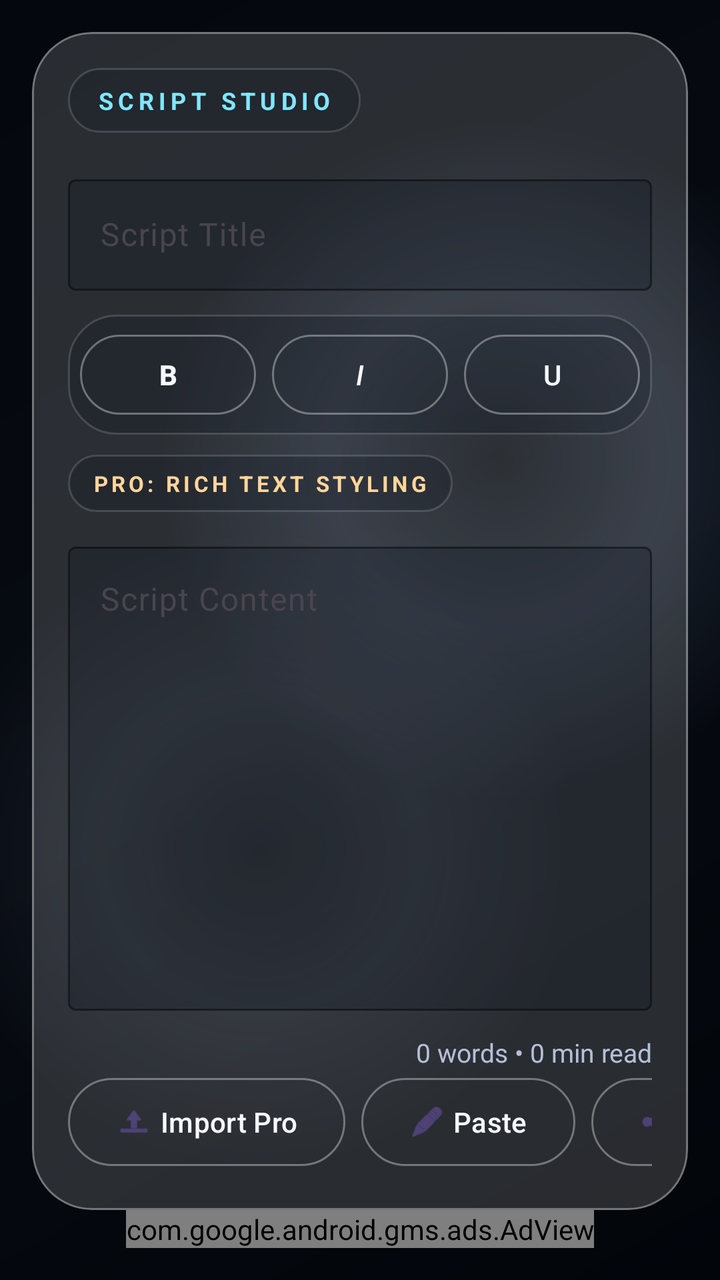
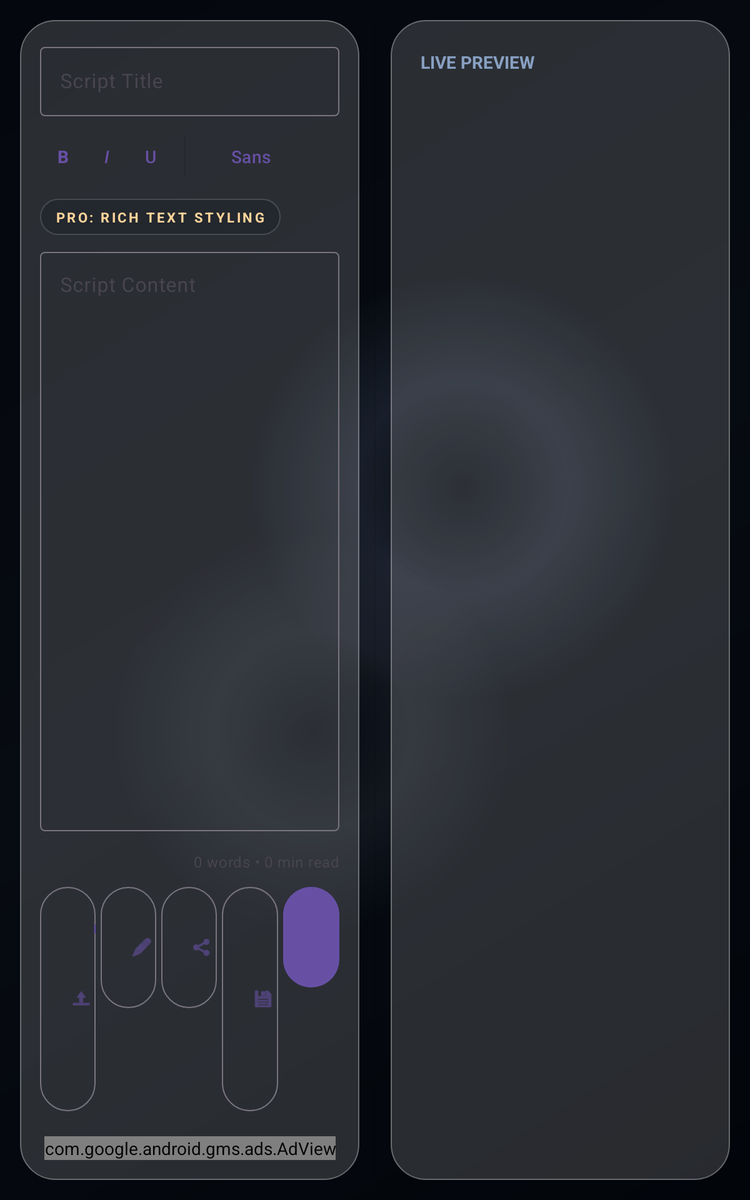

Compare how this app lays out the same screen by default and in its alternative resource folder. The renders come first, then the two layout files and the values they reference.
<!-- AndroidManifest.xml: application theme Theme.ScriptQ -->
<!-- res/layout/activity_script_editor.xml -->
<?xml version="1.0" encoding="utf-8"?>
<androidx.constraintlayout.widget.ConstraintLayout xmlns:android="http://schemas.android.com/apk/res/android"
    xmlns:app="http://schemas.android.com/apk/res-auto"
    xmlns:ads="http://schemas.android.com/apk/res-auto"
    xmlns:tools="http://schemas.android.com/tools"
    android:layout_width="match_parent"
    android:layout_height="match_parent"
    android:background="@drawable/bg_premium_gradient"
    android:padding="16dp"
    tools:context=".ui.ScriptEditorActivity">

    <com.google.android.material.card.MaterialCardView
        android:id="@+id/editorPanel"
        android:layout_width="match_parent"
        android:layout_height="0dp"
        android:backgroundTint="@color/glass_surface"
        app:cardCornerRadius="30dp"
        app:cardElevation="0dp"
        app:layout_constraintBottom_toTopOf="@+id/adView"
        app:layout_constraintTop_toTopOf="parent"
        app:strokeColor="@color/glass_stroke"
        app:strokeWidth="1dp">

        <androidx.constraintlayout.widget.ConstraintLayout
            android:layout_width="match_parent"
            android:layout_height="match_parent"
            android:padding="18dp">

            <TextView
                android:id="@+id/editorLabel"
                android:layout_width="wrap_content"
                android:layout_height="wrap_content"
                android:background="@drawable/bg_glass_panel_soft"
                android:paddingHorizontal="14dp"
                android:paddingVertical="8dp"
                android:text="SCRIPT STUDIO"
                android:textAllCaps="true"
                android:textColor="@color/accent_secondary"
                android:textSize="12sp"
                android:letterSpacing="0.2"
                android:textStyle="bold"
                app:layout_constraintStart_toStartOf="parent"
                app:layout_constraintTop_toTopOf="parent" />

            <com.google.android.material.textfield.TextInputLayout
                android:id="@+id/titleInputLayout"
                style="@style/Widget.Material3.TextInputLayout.OutlinedBox"
                android:layout_width="match_parent"
                android:layout_height="wrap_content"
                android:layout_marginTop="18dp"
                android:hint="Script Title"
                app:boxBackgroundColor="@color/glass_surface_dark"
                app:boxStrokeColor="@color/glass_stroke"
                app:hintTextColor="@color/text_secondary"
                app:layout_constraintTop_toBottomOf="@id/editorLabel">

                <com.google.android.material.textfield.TextInputEditText
                    android:id="@+id/editTextTitle"
                    android:layout_width="match_parent"
                    android:layout_height="wrap_content"
                    android:inputType="textCapSentences"
                    android:maxLines="1"
                    android:textColor="@color/text_primary"
                    android:textColorHint="@color/text_secondary" />

            </com.google.android.material.textfield.TextInputLayout>

            <HorizontalScrollView
                android:id="@+id/format_toolbar_scroll"
                android:layout_width="match_parent"
                android:layout_height="wrap_content"
                android:layout_marginTop="12dp"
                android:background="@drawable/bg_glass_panel_soft"
                android:padding="6dp"
                android:scrollbars="none"
                app:layout_constraintTop_toBottomOf="@+id/titleInputLayout">

                <LinearLayout
                    android:layout_width="wrap_content"
                    android:layout_height="wrap_content"
                    android:orientation="horizontal">

                    <com.google.android.material.button.MaterialButton
                        android:id="@+id/btn_format_bold"
                        style="@style/Widget.Material3.Button.OutlinedButton"
                        android:layout_width="wrap_content"
                        android:layout_height="wrap_content"
                        android:backgroundTint="@android:color/transparent"
                        android:text="B"
                        android:textColor="@color/text_primary"
                        android:textStyle="bold"
                        app:strokeColor="@color/glass_stroke" />

                    <com.google.android.material.button.MaterialButton
                        android:id="@+id/btn_format_italic"
                        style="@style/Widget.Material3.Button.OutlinedButton"
                        android:layout_width="wrap_content"
                        android:layout_height="wrap_content"
                        android:layout_marginStart="8dp"
                        android:backgroundTint="@android:color/transparent"
                        android:text="I"
                        android:textColor="@color/text_primary"
                        android:textStyle="italic"
                        app:strokeColor="@color/glass_stroke" />

                    <com.google.android.material.button.MaterialButton
                        android:id="@+id/btn_format_underline"
                        style="@style/Widget.Material3.Button.OutlinedButton"
                        android:layout_width="wrap_content"
                        android:layout_height="wrap_content"
                        android:layout_marginStart="8dp"
                        android:backgroundTint="@android:color/transparent"
                        android:text="U"
                        android:textColor="@color/text_primary"
                        app:strokeColor="@color/glass_stroke" />

                    <View
                        android:layout_width="1dp"
                        android:layout_height="match_parent"
                        android:layout_marginHorizontal="10dp"
                        android:layout_marginVertical="8dp"
                        android:background="@color/glass_stroke_soft" />

                    <com.google.android.material.button.MaterialButton
                        android:id="@+id/btn_font_sans"
                        style="@style/Widget.Material3.Button.OutlinedButton"
                        android:layout_width="wrap_content"
                        android:layout_height="wrap_content"
                        android:backgroundTint="@android:color/transparent"
                        android:text="Sans"
                        android:textColor="@color/text_primary"
                        app:strokeColor="@color/glass_stroke" />

                    <com.google.android.material.button.MaterialButton
                        android:id="@+id/btn_font_serif"
                        style="@style/Widget.Material3.Button.OutlinedButton"
                        android:layout_width="wrap_content"
                        android:layout_height="wrap_content"
                        android:layout_marginStart="8dp"
                        android:backgroundTint="@android:color/transparent"
                        android:text="Serif"
                        android:textColor="@color/text_primary"
                        app:strokeColor="@color/glass_stroke" />

                    <com.google.android.material.button.MaterialButton
                        android:id="@+id/btn_font_mono"
                        style="@style/Widget.Material3.Button.OutlinedButton"
                        android:layout_width="wrap_content"
                        android:layout_height="wrap_content"
                        android:layout_marginStart="8dp"
                        android:backgroundTint="@android:color/transparent"
                        android:text="Mono"
                        android:textColor="@color/text_primary"
                        app:strokeColor="@color/glass_stroke" />
                </LinearLayout>
            </HorizontalScrollView>

            <TextView
                android:id="@+id/textPremiumFormattingHint"
                android:layout_width="wrap_content"
                android:layout_height="wrap_content"
                android:layout_marginTop="10dp"
                android:background="@drawable/bg_glass_panel_soft"
                android:paddingHorizontal="12dp"
                android:paddingVertical="7dp"
                android:text="PRO: rich text styling"
                android:textAllCaps="true"
                android:textColor="@color/accent_warm"
                android:textSize="11sp"
                android:letterSpacing="0.16"
                android:textStyle="bold"
                app:layout_constraintStart_toStartOf="parent"
                app:layout_constraintTop_toBottomOf="@id/format_toolbar_scroll" />

            <com.google.android.material.textfield.TextInputLayout
                android:id="@+id/contentInputLayout"
                style="@style/Widget.Material3.TextInputLayout.OutlinedBox"
                android:layout_width="match_parent"
                android:layout_height="0dp"
                android:layout_marginTop="12dp"
                android:layout_marginBottom="12dp"
                android:hint="Script Content"
                app:boxBackgroundColor="@color/glass_surface_dark"
                app:boxStrokeColor="@color/glass_stroke"
                app:hintTextColor="@color/text_secondary"
                app:layout_constraintBottom_toTopOf="@+id/text_stats"
                app:layout_constraintTop_toBottomOf="@id/textPremiumFormattingHint">

                <com.google.android.material.textfield.TextInputEditText
                    android:id="@+id/editTextContent"
                    android:layout_width="match_parent"
                    android:layout_height="match_parent"
                    android:gravity="top"
                    android:inputType="textMultiLine|textCapSentences"
                    android:textColor="@color/text_primary"
                    android:textColorHint="@color/text_secondary" />

            </com.google.android.material.textfield.TextInputLayout>

            <TextView
                android:id="@+id/text_stats"
                android:layout_width="match_parent"
                android:layout_height="wrap_content"
                android:gravity="end"
                android:text="0 words • 0 min read"
                android:textColor="@color/text_secondary"
                android:textSize="13sp"
                app:layout_constraintBottom_toTopOf="@+id/buttonRowScroll" />

            <HorizontalScrollView
                android:id="@+id/buttonRowScroll"
                android:layout_width="match_parent"
                android:layout_height="wrap_content"
                android:fillViewport="true"
                android:scrollbars="none"
                app:layout_constraintBottom_toBottomOf="parent">

                <LinearLayout
                    android:id="@+id/buttonRow"
                    android:layout_width="wrap_content"
                    android:layout_height="wrap_content"
                    android:orientation="horizontal">

                    <com.google.android.material.button.MaterialButton
                        android:id="@+id/buttonImport"
                        style="@style/Widget.Material3.Button.OutlinedButton"
                        android:layout_width="wrap_content"
                        android:layout_height="52dp"
                        android:backgroundTint="@android:color/transparent"
                        android:text="Import Pro"
                        android:textColor="@color/text_primary"
                        app:icon="@android:drawable/ic_menu_upload"
                        app:strokeColor="@color/glass_stroke" />

                    <com.google.android.material.button.MaterialButton
                        android:id="@+id/buttonPaste"
                        style="@style/Widget.Material3.Button.OutlinedButton"
                        android:layout_width="wrap_content"
                        android:layout_height="52dp"
                        android:layout_marginStart="8dp"
                        android:backgroundTint="@android:color/transparent"
                        android:text="Paste"
                        android:textColor="@color/text_primary"
                        app:icon="@android:drawable/ic_menu_edit"
                        app:strokeColor="@color/glass_stroke" />

                    <com.google.android.material.button.MaterialButton
                        android:id="@+id/buttonShare"
                        style="@style/Widget.Material3.Button.OutlinedButton"
                        android:layout_width="wrap_content"
                        android:layout_height="52dp"
                        android:layout_marginStart="8dp"
                        android:backgroundTint="@android:color/transparent"
                        android:text="Share"
                        android:textColor="@color/text_primary"
                        app:icon="@android:drawable/ic_menu_share"
                        app:strokeColor="@color/glass_stroke" />

                    <com.google.android.material.button.MaterialButton
                        android:id="@+id/buttonExport"
                        style="@style/Widget.Material3.Button.OutlinedButton"
                        android:layout_width="wrap_content"
                        android:layout_height="52dp"
                        android:layout_marginStart="8dp"
                        android:backgroundTint="@android:color/transparent"
                        android:text="Export Pro"
                        android:textColor="@color/text_primary"
                        app:icon="@android:drawable/ic_menu_save"
                        app:strokeColor="@color/glass_stroke" />

                    <com.google.android.material.button.MaterialButton
                        android:id="@+id/buttonSave"
                        android:layout_width="wrap_content"
                        android:layout_height="52dp"
                        android:layout_marginStart="8dp"
                        android:backgroundTint="@color/accent_primary"
                        android:text="Save"
                        android:textColor="@color/midnight_900"
                        android:textStyle="bold" />
                </LinearLayout>
            </HorizontalScrollView>
        </androidx.constraintlayout.widget.ConstraintLayout>
    </com.google.android.material.card.MaterialCardView>

    <com.google.android.gms.ads.AdView
        android:id="@+id/adView"
        android:layout_width="wrap_content"
        android:layout_height="wrap_content"
        android:layout_marginTop="14dp"
        ads:adUnitId="@string/admob_banner_placeholder"
        ads:adSize="BANNER"
        app:layout_constraintBottom_toBottomOf="parent"
        app:layout_constraintEnd_toEndOf="parent"
        app:layout_constraintStart_toStartOf="parent" />

</androidx.constraintlayout.widget.ConstraintLayout>
<!-- resources referenced by this layout -->
<resources>
  <color name="accent_primary">#82B0FF</color>
  <color name="accent_secondary">#7FE7FF</color>
  <color name="accent_warm">#FFD59B</color>
  <color name="glass_stroke">#59FFFFFF</color>
  <color name="glass_stroke_soft">#26FFFFFF</color>
  <color name="glass_surface">#26FFFFFF</color>
  <color name="glass_surface_dark">#400C1422</color>
  <color name="midnight_900">#0A101B</color>
  <color name="text_primary">#F6F8FF</color>
  <color name="text_secondary">#B4C0D8</color>
  <!-- drawable bg_glass_panel_soft (drawable) -->
  <?xml version="1.0" encoding="utf-8"?>
  <shape xmlns:android="http://schemas.android.com/apk/res/android" android:shape="rectangle">
      <corners android:radius="24dp" />
      <solid android:color="@color/glass_surface_dark" />
      <stroke
          android:width="1dp"
          android:color="@color/glass_stroke_soft" />
  </shape>
  <!-- drawable bg_premium_gradient (drawable) -->
  <?xml version="1.0" encoding="utf-8"?>
  <layer-list xmlns:android="http://schemas.android.com/apk/res/android">
      <item>
          <shape android:shape="rectangle">
              <gradient
                  android:angle="315"
                  android:startColor="#04070D"
                  android:centerColor="#070B12"
                  android:endColor="#02050A" />
          </shape>
      </item>
      <item android:top="-180dp" android:right="-140dp">
          <shape android:shape="oval">
              <size
                  android:width="340dp"
                  android:height="340dp" />
              <gradient
                  android:type="radial"
                  android:gradientRadius="170dp"
                  android:centerColor="#1D9CB8E8"
                  android:endColor="#001A3650" />
          </shape>
      </item>
      <item android:bottom="-210dp" android:left="-100dp">
          <shape android:shape="oval">
              <size
                  android:width="320dp"
                  android:height="320dp" />
              <gradient
                  android:type="radial"
                  android:gradientRadius="160dp"
                  android:centerColor="#149AA6C7"
                  android:endColor="#000E1826" />
          </shape>
      </item>
  </layer-list>
  <string name="admob_banner_placeholder">ca-app-pub-3940256099942544/6300978111</string>
  <!-- from res/values-v27/ -->
  <style name="Theme.ScriptQ" parent="Theme.Material3.DayNight.NoActionBar">
          <item name="android:windowLightNavigationBar">false</item>
      </style>
</resources>
<!-- res/layout-sw600dp/activity_script_editor.xml (the repository's variant of the layout above) -->
<!-- drawn on a 7-inch tablet held upright -->
<?xml version="1.0" encoding="utf-8"?>
<LinearLayout xmlns:android="http://schemas.android.com/apk/res/android"
    xmlns:app="http://schemas.android.com/apk/res-auto"
    xmlns:ads="http://schemas.android.com/apk/res-auto"
    android:layout_width="match_parent"
    android:layout_height="match_parent"
    android:background="@drawable/bg_premium_gradient"
    android:orientation="horizontal"
    android:padding="16dp"
    android:weightSum="2">

    
    <androidx.constraintlayout.widget.ConstraintLayout
        android:layout_width="0dp"
        android:layout_height="match_parent"
        android:layout_weight="1"
        android:background="@drawable/bg_glass_panel"
        android:padding="16dp">

        <com.google.android.material.textfield.TextInputLayout
            android:id="@+id/titleInputLayout"
            android:layout_width="match_parent"
            android:layout_height="wrap_content"
            android:hint="Script Title"
            app:layout_constraintTop_toTopOf="parent">

            <com.google.android.material.textfield.TextInputEditText
                android:id="@+id/editTextTitle"
                android:layout_width="match_parent"
                android:layout_height="wrap_content"
                android:inputType="textCapSentences"
                android:maxLines="1" />

        </com.google.android.material.textfield.TextInputLayout>

        
        <HorizontalScrollView
            android:id="@+id/format_toolbar_scroll"
            android:layout_width="match_parent"
            android:layout_height="wrap_content"
            android:scrollbars="none"
            android:layout_marginTop="8dp"
            app:layout_constraintTop_toBottomOf="@+id/titleInputLayout">

            <LinearLayout
                android:layout_width="wrap_content"
                android:layout_height="wrap_content"
                android:orientation="horizontal">

                <com.google.android.material.button.MaterialButton
                    android:id="@+id/btn_format_bold"
                    style="@style/Widget.Material3.Button.IconButton"
                    android:layout_width="wrap_content"
                    android:layout_height="wrap_content"
                    android:text="B"
                    android:textStyle="bold"
                    app:iconTint="?attr/colorPrimary"/>

                <com.google.android.material.button.MaterialButton
                    android:id="@+id/btn_format_italic"
                    style="@style/Widget.Material3.Button.IconButton"
                    android:layout_width="wrap_content"
                    android:layout_height="wrap_content"
                    android:text="I"
                    android:textStyle="italic"
                    app:iconTint="?attr/colorPrimary"/>

                <com.google.android.material.button.MaterialButton
                    android:id="@+id/btn_format_underline"
                    style="@style/Widget.Material3.Button.IconButton"
                    android:layout_width="wrap_content"
                    android:layout_height="wrap_content"
                    android:text="U"
                    app:iconTint="?attr/colorPrimary"/>

                <View
                    android:layout_width="1dp"
                    android:layout_height="match_parent"
                    android:layout_marginHorizontal="8dp"
                    android:layout_marginVertical="8dp"
                    android:background="?android:attr/listDivider" />

                <com.google.android.material.button.MaterialButton
                    android:id="@+id/btn_font_sans"
                    style="@style/Widget.Material3.Button.TextButton"
                    android:layout_width="wrap_content"
                    android:layout_height="wrap_content"
                    android:text="Sans" />

                <com.google.android.material.button.MaterialButton
                    android:id="@+id/btn_font_serif"
                    style="@style/Widget.Material3.Button.TextButton"
                    android:layout_width="wrap_content"
                    android:layout_height="wrap_content"
                    android:fontFamily="serif"
                    android:text="Serif" />

                <com.google.android.material.button.MaterialButton
                    android:id="@+id/btn_font_mono"
                    style="@style/Widget.Material3.Button.TextButton"
                    android:layout_width="wrap_content"
                    android:layout_height="wrap_content"
                    android:fontFamily="monospace"
                    android:text="Mono" />
            </LinearLayout>
        </HorizontalScrollView>

        <TextView
            android:id="@+id/textPremiumFormattingHint"
            android:layout_width="wrap_content"
            android:layout_height="wrap_content"
            android:layout_marginTop="10dp"
            android:background="@drawable/bg_glass_panel_soft"
            android:paddingHorizontal="12dp"
            android:paddingVertical="7dp"
            android:text="PRO: rich text styling"
            android:textAllCaps="true"
            android:textColor="@color/accent_warm"
            android:textSize="11sp"
            android:letterSpacing="0.16"
            android:textStyle="bold"
            app:layout_constraintStart_toStartOf="parent"
            app:layout_constraintTop_toBottomOf="@id/format_toolbar_scroll" />

        <com.google.android.material.textfield.TextInputLayout
            android:id="@+id/contentInputLayout"
            android:layout_width="match_parent"
            android:layout_height="0dp"
            android:layout_marginTop="8dp"
            android:layout_marginBottom="16dp"
            android:hint="Script Content"
            app:layout_constraintBottom_toTopOf="@+id/text_stats"
            app:layout_constraintTop_toBottomOf="@id/textPremiumFormattingHint">

            <com.google.android.material.textfield.TextInputEditText
                android:id="@+id/editTextContent"
                android:layout_width="match_parent"
                android:layout_height="match_parent"
                android:gravity="top"
                android:inputType="textMultiLine|textCapSentences" />

        </com.google.android.material.textfield.TextInputLayout>

        <TextView
            android:id="@+id/text_stats"
            android:layout_width="match_parent"
            android:layout_height="wrap_content"
            android:layout_marginBottom="8dp"
            android:gravity="end"
            android:text="0 words • 0 min read"
            android:textAppearance="?attr/textAppearanceBodySmall"
            android:textColor="?android:attr/textColorSecondary"
            app:layout_constraintBottom_toTopOf="@+id/buttonRow" />

        <LinearLayout
            android:id="@+id/buttonRow"
            android:layout_width="match_parent"
            android:layout_height="wrap_content"
            android:layout_marginBottom="16dp"
            android:orientation="horizontal"
            android:weightSum="5"
            app:layout_constraintBottom_toTopOf="@+id/adView">

            <com.google.android.material.button.MaterialButton
                android:id="@+id/buttonImport"
                style="@style/Widget.Material3.Button.OutlinedButton"
                android:layout_width="0dp"
                android:layout_height="wrap_content"
                android:layout_weight="1"
                android:layout_marginEnd="4dp"
                android:text="Import Pro"
                app:icon="@android:drawable/ic_menu_upload" />

            <com.google.android.material.button.MaterialButton
                android:id="@+id/buttonPaste"
                style="@style/Widget.Material3.Button.OutlinedButton"
                android:layout_width="0dp"
                android:layout_height="wrap_content"
                android:layout_weight="1"
                android:layout_marginEnd="4dp"
                android:text="Paste"
                app:icon="@android:drawable/ic_menu_edit" />

            <com.google.android.material.button.MaterialButton
                android:id="@+id/buttonShare"
                style="@style/Widget.Material3.Button.OutlinedButton"
                android:layout_width="0dp"
                android:layout_height="wrap_content"
                android:layout_weight="1"
                android:layout_marginEnd="4dp"
                android:text="Share"
                app:icon="@android:drawable/ic_menu_share" />

            <com.google.android.material.button.MaterialButton
                android:id="@+id/buttonExport"
                style="@style/Widget.Material3.Button.OutlinedButton"
                android:layout_width="0dp"
                android:layout_height="wrap_content"
                android:layout_weight="1"
                android:layout_marginEnd="4dp"
                android:text="Export Pro"
                app:icon="@android:drawable/ic_menu_save" />

            <com.google.android.material.button.MaterialButton
                android:id="@+id/buttonSave"
                android:layout_width="0dp"
                android:layout_height="wrap_content"
                android:layout_weight="1"
                android:text="Save" />
        </LinearLayout>

        <com.google.android.gms.ads.AdView
            android:id="@+id/adView"
            android:layout_width="wrap_content"
            android:layout_height="wrap_content"
            ads:adUnitId="@string/admob_banner_placeholder"
            ads:adSize="BANNER"
            app:layout_constraintBottom_toBottomOf="parent"
            app:layout_constraintEnd_toEndOf="parent"
            app:layout_constraintStart_toStartOf="parent" />

    </androidx.constraintlayout.widget.ConstraintLayout>

    
    <View
        android:layout_width="1dp"
        android:layout_height="match_parent"
        android:layout_marginHorizontal="12dp"
        android:background="?android:attr/listDivider" />

    
    <LinearLayout
        android:layout_width="0dp"
        android:layout_height="match_parent"
        android:layout_weight="1"
        android:background="@drawable/bg_glass_panel"
        android:orientation="vertical"
        android:padding="24dp">

        <TextView
            android:layout_width="match_parent"
            android:layout_height="wrap_content"
            android:text="Live Preview"
            android:textColor="@color/text_tertiary"
            android:textSize="14sp"
            android:textStyle="bold"
            android:textAllCaps="true"
            android:layout_marginBottom="16dp" />

        <ScrollView
            android:layout_width="match_parent"
            android:layout_height="match_parent"
            android:fadeScrollbars="false">

            <TextView
                android:id="@+id/textPreview"
                android:layout_width="match_parent"
                android:layout_height="wrap_content"
                android:textColor="@color/text_primary"
                android:textSize="24sp" />
            
        </ScrollView>

    </LinearLayout>

</LinearLayout>
<!-- resources referenced by the variant -->
<!-- as a 7-inch tablet held upright resolves them -->
<resources>
  <color name="accent_warm">#FFD59B</color>
  <color name="text_primary">#F6F8FF</color>
  <color name="text_tertiary">#88A0C2</color>
  <!-- drawable bg_glass_panel (drawable) -->
  <?xml version="1.0" encoding="utf-8"?>
  <shape xmlns:android="http://schemas.android.com/apk/res/android" android:shape="rectangle">
      <corners android:radius="28dp" />
      <solid android:color="@color/glass_surface" />
      <stroke
          android:width="1dp"
          android:color="@color/glass_stroke" />
  </shape>
  <!-- drawable bg_glass_panel_soft (drawable) -->
  <?xml version="1.0" encoding="utf-8"?>
  <shape xmlns:android="http://schemas.android.com/apk/res/android" android:shape="rectangle">
      <corners android:radius="24dp" />
      <solid android:color="@color/glass_surface_dark" />
      <stroke
          android:width="1dp"
          android:color="@color/glass_stroke_soft" />
  </shape>
  <!-- drawable bg_premium_gradient (drawable) -->
  <?xml version="1.0" encoding="utf-8"?>
  <layer-list xmlns:android="http://schemas.android.com/apk/res/android">
      <item>
          <shape android:shape="rectangle">
              <gradient
                  android:angle="315"
                  android:startColor="#04070D"
                  android:centerColor="#070B12"
                  android:endColor="#02050A" />
          </shape>
      </item>
      <item android:top="-180dp" android:right="-140dp">
          <shape android:shape="oval">
              <size
                  android:width="340dp"
                  android:height="340dp" />
              <gradient
                  android:type="radial"
                  android:gradientRadius="170dp"
                  android:centerColor="#1D9CB8E8"
                  android:endColor="#001A3650" />
          </shape>
      </item>
      <item android:bottom="-210dp" android:left="-100dp">
          <shape android:shape="oval">
              <size
                  android:width="320dp"
                  android:height="320dp" />
              <gradient
                  android:type="radial"
                  android:gradientRadius="160dp"
                  android:centerColor="#149AA6C7"
                  android:endColor="#000E1826" />
          </shape>
      </item>
  </layer-list>
  <string name="admob_banner_placeholder">ca-app-pub-3940256099942544/6300978111</string>
  <!-- from res/values-v27/ -->
  <style name="Theme.ScriptQ" parent="Theme.Material3.DayNight.NoActionBar">
          <item name="android:windowLightNavigationBar">false</item>
      </style>
  <color name="glass_surface">#26FFFFFF</color>
  <color name="glass_stroke">#59FFFFFF</color>
  <color name="glass_surface_dark">#400C1422</color>
  <color name="glass_stroke_soft">#26FFFFFF</color>
</resources>
